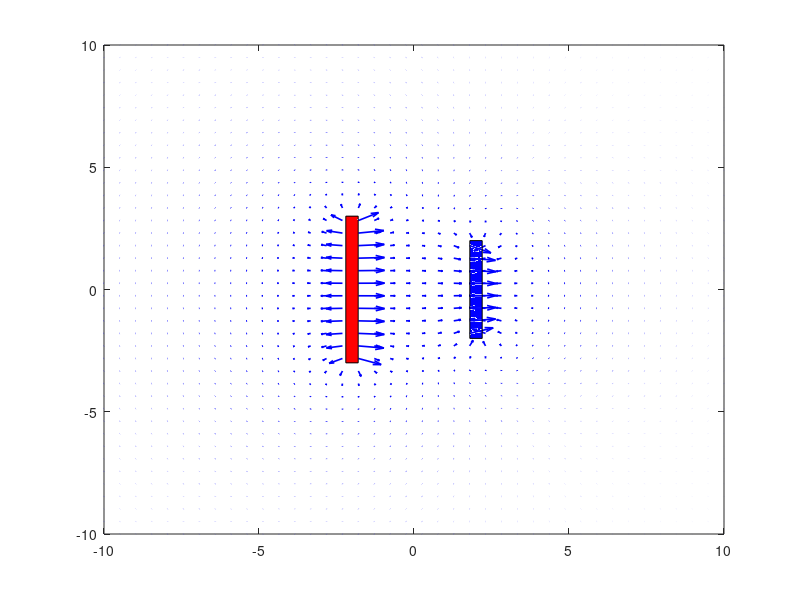
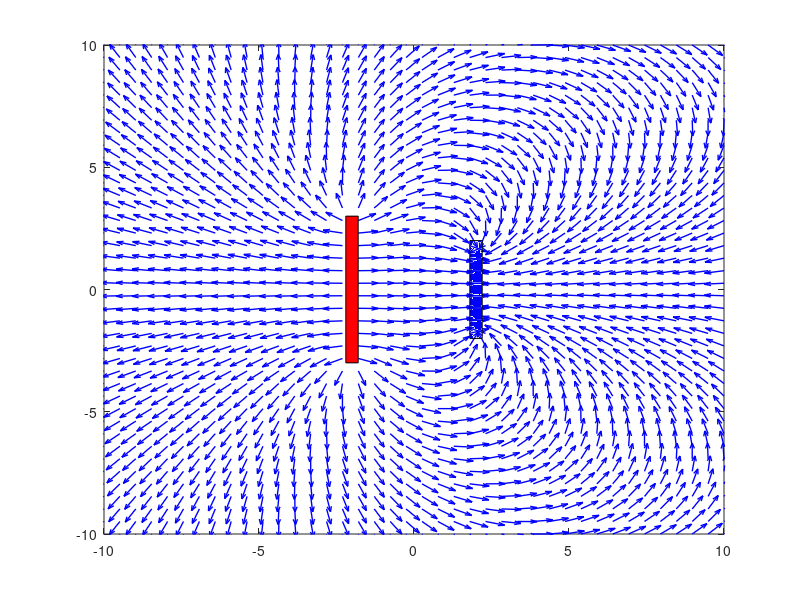
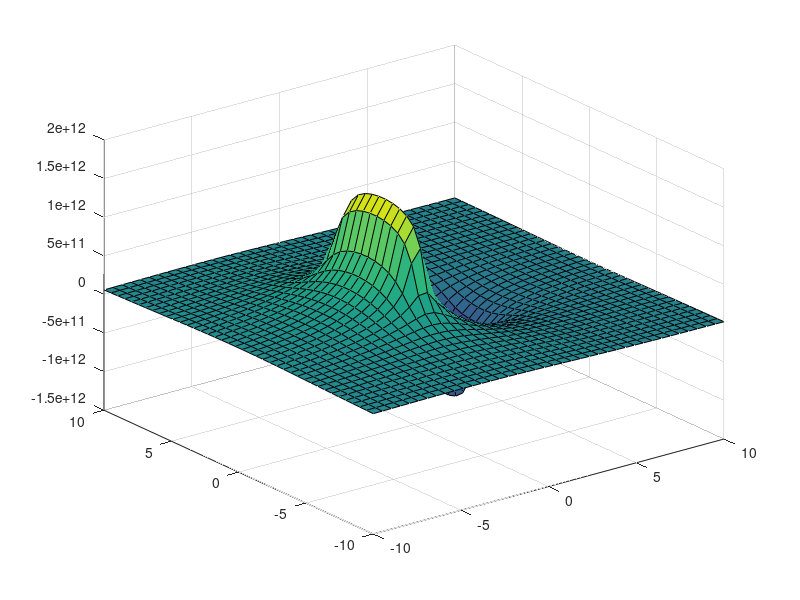
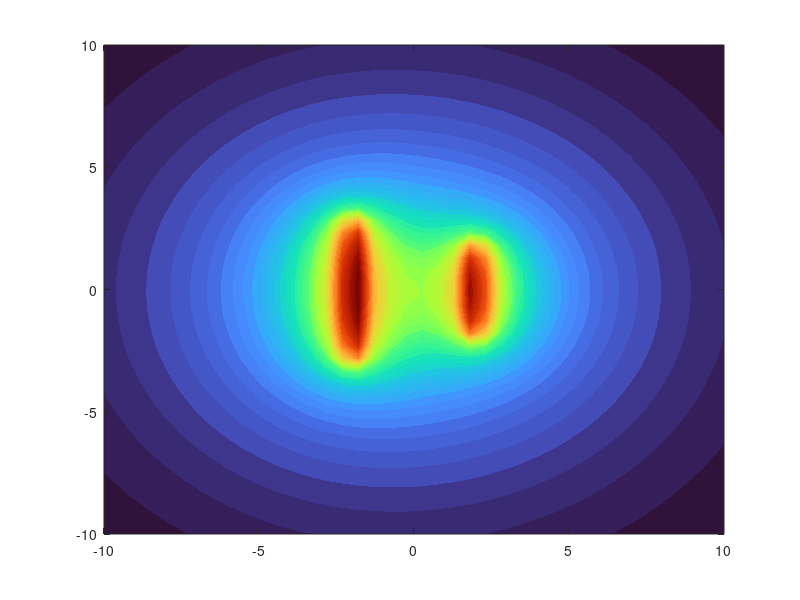

MATLAB code for these plots, in order: (Note: this script raises an error after producing the figures.)
clear;
clc;

% ============CREANDO UNA MALLA DE PUNTOS============

N = 40;% Determinando cuantos intervalos van a haber en la malla

minX = -10;%determinando los valores del rango que vamos a usar
minY = -10;

maxX = 10;
maxY = 10;

x = linspace(minX, maxX,N);% Creando vector con los valores en x
y = linspace(minY,maxY,N);% Creando el vector con los valores en y

[xM,yM] = meshgrid(x,y);% Creando la malla de puntos

% ============CREANDO LOS CABLES CARGADOS============

%PRIMER CABLE
cargaP1 = -3;% carga de particula
longuitudP1 = 4;
xP1 = 2; % coordenada en x

% SEGUNDA PARTICULA
cargaP2 = 3;% carga de particula
longuitudP2 = 6;
xP2 = -2; % coordenada en x

% ============CALCULADO EL CAMPO============

% CONSTANTES

kC = 8.9876e9;% constante de coulum
dy = 0.1;% El cambio en posicion en y por iteracon

% FUERZA EJERCIDA POR LA PRIMERA CARGA LINEAL

exfinalP1 = 0;% Inicializando variables, que contendran los resultados
eyfinalP1 = 0;
vP1 = 0;
alturaP1 = -(longuitudP1/2);% Inicializando la posicion inicial para realilos calculos
while alturaP1 <= longuitudP1/2
    
    Rx1 = xM - xP1;% Calculando la distancia del punto en particular con la particula en cada coordenada
    Ry1 = yM - alturaP1;
    R1 = sqrt(Rx1.^2 + Ry1.^2);% calculando la magnitud de la distancia entre cada punto de la malla y la carga puntual.
        
    Ex1 = (kC .* cargaP1  ./ R1.^3) .* Rx1; %Usando la formula de carga puntual.
    Ey1 = (kC .* cargaP1  ./ R1.^3) .* Ry1;
        
    V1 = (kC.*cargaP1)./R1;% Calculando el campo potencial
    vP1 = vP1 + V1;% Sumando el los valores del campo potencial generados por la iteracion pasada
    
    
    exfinalP1 = exfinalP1 + Ex1;% Sumando el campo actual el resultado de la carga que se acaba de calular
    eyfinalP1 = eyfinalP1 + Ey1;

    alturaP1 = alturaP1 + dy;% Cambiando a la siguiente posicion en la cual se realizaran los calculos
end

% FUERZA EJERCIDA POR LA SEGUNDA CARGA LINEAL
exfinalP2 = 0;% Inicializando variables, que contendran los resultados
eyfinalP2 = 0;
vP2 = 0;
alturaP2 = -(longuitudP2/2);% Inicializando la posicion inicial para realilos calculos
while alturaP2 <= longuitudP2/2
    
    Rx2 = xM - xP2;% Calculando la distancia del punto en particular con la particula en cada coordenada
    Ry2 = yM - alturaP2;
    R2 = sqrt(Rx2.^2 + Ry2.^2);% calculando la magnitud de la distancia entre cada punto de la malla y la carga puntual.
        
    Ex2 = (kC .* cargaP2 ./ R2.^3) .* Rx2; %Usando la formula de carga puntual.
    Ey2 = (kC .* cargaP2 ./ R2.^3) .* Ry2;
        
    V2 = (kC.*cargaP2)./R2;% Calculando el campo potencia
    vP2 = vP2 + V2;% Sumando el los valores del campo potencial generados por la iteracion pasada
    
 
    exfinalP2 = exfinalP2 + Ex2;% Sumando el campo actual el resultado de la carga que se acaba de calular
    eyfinalP2 = eyfinalP2 + Ey2;

    alturaP2 = alturaP2 + dy% Cambiando a la siguiente posicion en la cual se realizaran los calculos
end

% ASIGNADO VALORES A LAS COMPONENTES
u = exfinalP1 + exfinalP2;% Asignadoles valores a las componentes de cada coordenada
v = eyfinalP1 + eyfinalP2;

Emfinal = sqrt(u.^2 + v.^2);% Calculando el modulo de las componenste

uUnitario = u./Emfinal;% Crenado vectores unitarios
vUnitario = v./Emfinal;

Vfinal = vP1 + vP2;% Juntando los valores de los campos potenciales generados por cada carga

% ============GRAFICANDO============

% GRAFICO REAL
figure(1);% Creando una ventana para desplegar el grafico
graficoReal = quiver(xM,yM,u,v,'autoscalefactor',1.2);% Generando el grafico vectorial
set(graficoReal,'Color','blue','linewidth',1.2)% Ajustando atributos del grafico
axis([minX maxX minY maxY]);% Ajustando los limites del grafico
    
    %Graficando las 2 cargas lineales, con un operador booleano el cual
    %cheque el signo de la carga y decida de que color va a graficar.
    if cargaP1 >= 0
        graficoReal = rectangle('position',[xP1-0.2, 0-longuitudP1/2,...
            0.4, longuitudP1],'FaceColor','red');
    else
        graficoReal = rectangle('position',[xP1-0.2, 0-longuitudP1/2,...
                    0.4,longuitudP1],'FaceColor','blue');
    end

    if cargaP2 >= 0
        graficoReal = rectangle('position',[xP2-0.2, 0-longuitudP2/2,...
        0.4, longuitudP2],'FaceColor','red');
    else
        graficoReal = rectangle('position',[xP2-0.2, 0-longuitudP2/2,...
                    0.4,longuitudP2],'FaceColor','blue');
    end

% GRAFICO UTILIZANDO VECTORES UNITARIOS
figure(2);% Creando una ventana para desplegar el grafico
graficoUnitario = quiver(xM,yM,uUnitario,vUnitario,'autoscalefactor',0.9);% Generando el grafico vectorial
set(graficoUnitario,'Color','blue','linewidth',1)%Ajustando atributos del grafico
axis([minX maxX minY maxY]);% Ajustando los limites del grafico

    %Graficando las 2 cargas lineales, con un operador booleano el cual
    %cheque el signo de la carga y decida de que color va a graficar.
    if cargaP1 >= 0
        graficoUnitario = rectangle('position',[xP1-0.2, 0-longuitudP1/2,...
            0.4, longuitudP1],'FaceColor','red');
    else
        graficoUnitario = rectangle('position',[xP1-0.2, 0-longuitudP1/2,...
                    0.4,longuitudP1],'FaceColor','blue');
    end

    if cargaP2 >= 0
        graficoUnitario = rectangle('position',[xP2-0.2, 0-longuitudP2/2,...
        0.4, longuitudP2],'FaceColor','red');
    else
        graficoUnitario = rectangle('position',[xP2-0.2, 0-longuitudP2/2,...
                    0.4,longuitudP2],'FaceColor','blue');
    end

% Grafico campo potencial
figure(3);% Creando una nueva ventana para generar el grafico
graficoCampo = surf(xM,yM,Vfinal);% Creando el grafico vectorial

% Grafico campo magnetico con su potencial
figure(4)
Vfinal = abs(vP1) + (vP2);% Juntando los valores de los campos potenciales generados por cada carga

[c,h] = contourf(xM,yM,Vfinal,50,'LineStyle','none');
colormap("turbo")
h.FaceAlpha = 0.6; 
colorbar
hold on
graficoReal = quiver(xM,yM,uUnitario,vUnitario, "color","blue",'LineWidth',0.4);% Generando el grafico vectorial
    if cargaP1 >= 0
        graficoUnitario = rectangle('position',[xP1-0.2, 0-longuitudP1/2,...
            0.4, longuitudP1],'FaceColor','red');
    else
        graficoUnitario = rectangle('position',[xP1-0.2, 0-longuitudP1/2,...
                    0.4,longuitudP1],'FaceColor','blue');
    end

    if cargaP2 >= 0
        graficoUnitario = rectangle('position',[xP2-0.2, 0-longuitudP2/2,...
        0.4, longuitudP2],'FaceColor','red');
    else
        graficoUnitario = rectangle('position',[xP2-0.2, 0-longuitudP2/2,...
                    0.4,longuitudP2],'FaceColor','blue');
    end